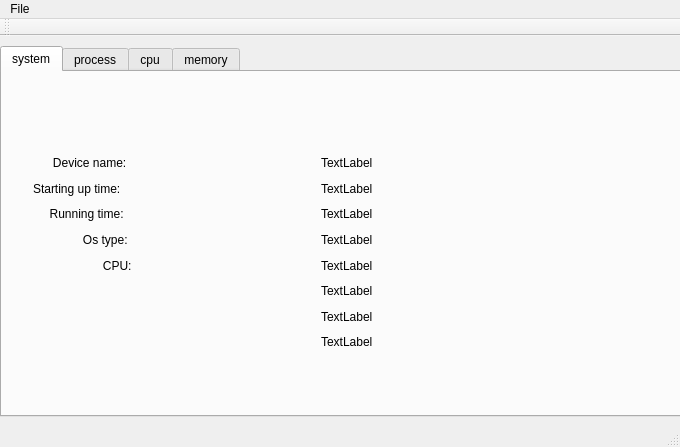
<?xml version="1.0" encoding="UTF-8"?>
<ui version="4.0">
 <class>MainWindow</class>
 <widget class="QMainWindow" name="MainWindow">
  <property name="geometry">
   <rect>
    <x>0</x>
    <y>0</y>
    <width>680</width>
    <height>447</height>
   </rect>
  </property>
  <property name="windowTitle">
   <string>MainWindow</string>
  </property>
  <widget class="QWidget" name="centralWidget">
   <widget class="QTabWidget" name="memory">
    <property name="geometry">
     <rect>
      <x>0</x>
      <y>10</y>
      <width>681</width>
      <height>371</height>
     </rect>
    </property>
    <property name="currentIndex">
     <number>0</number>
    </property>
    <widget class="QWidget" name="tab">
     <property name="whatsThis">
      <string>&lt;html&gt;&lt;head/&gt;&lt;body&gt;&lt;p&gt;1&lt;/p&gt;&lt;p&gt;&lt;br/&gt;&lt;/p&gt;&lt;/body&gt;&lt;/html&gt;</string>
     </property>
     <attribute name="title">
      <string>system</string>
     </attribute>
     <widget class="QWidget" name="gridLayoutWidget">
      <property name="geometry">
       <rect>
        <x>20</x>
        <y>70</y>
        <width>591</width>
        <height>221</height>
       </rect>
      </property>
      <layout class="QGridLayout" name="gridLayout_2">
       <item row="0" column="0">
        <widget class="QLabel" name="label">
         <property name="text">
          <string>      Device name:</string>
         </property>
        </widget>
       </item>
       <item row="5" column="1">
        <widget class="QLabel" name="label_11">
         <property name="text">
          <string>TextLabel</string>
         </property>
        </widget>
       </item>
       <item row="4" column="0">
        <widget class="QLabel" name="label_5">
         <property name="text">
          <string>                     CPU:</string>
         </property>
        </widget>
       </item>
       <item row="6" column="1">
        <widget class="QLabel" name="label_12">
         <property name="text">
          <string>TextLabel</string>
         </property>
        </widget>
       </item>
       <item row="4" column="1">
        <widget class="QLabel" name="label_10">
         <property name="text">
          <string>TextLabel</string>
         </property>
        </widget>
       </item>
       <item row="1" column="0">
        <widget class="QLabel" name="label_2">
         <property name="text">
          <string>Starting up time:</string>
         </property>
        </widget>
       </item>
       <item row="2" column="0">
        <widget class="QLabel" name="label_3">
         <property name="text">
          <string>     Running time:</string>
         </property>
        </widget>
       </item>
       <item row="3" column="1">
        <widget class="QLabel" name="label_9">
         <property name="text">
          <string>TextLabel</string>
         </property>
        </widget>
       </item>
       <item row="1" column="1">
        <widget class="QLabel" name="label_7">
         <property name="text">
          <string>TextLabel</string>
         </property>
        </widget>
       </item>
       <item row="2" column="1">
        <widget class="QLabel" name="label_8">
         <property name="text">
          <string>TextLabel</string>
         </property>
        </widget>
       </item>
       <item row="7" column="1">
        <widget class="QLabel" name="label_13">
         <property name="text">
          <string>TextLabel</string>
         </property>
        </widget>
       </item>
       <item row="0" column="1">
        <widget class="QLabel" name="label_6">
         <property name="text">
          <string>TextLabel</string>
         </property>
        </widget>
       </item>
       <item row="3" column="0">
        <widget class="QLabel" name="label_4">
         <property name="text">
          <string>               Os type:</string>
         </property>
        </widget>
       </item>
      </layout>
     </widget>
    </widget>
    <widget class="QWidget" name="tab_2">
     <attribute name="title">
      <string>process</string>
     </attribute>
     <widget class="QTableView" name="tableView">
      <property name="geometry">
       <rect>
        <x>0</x>
        <y>0</y>
        <width>671</width>
        <height>331</height>
       </rect>
      </property>
      <property name="contextMenuPolicy">
       <enum>Qt::CustomContextMenu</enum>
      </property>
      <property name="sortingEnabled">
       <bool>true</bool>
      </property>
     </widget>
    </widget>
    <widget class="QWidget" name="tab_3">
     <attribute name="title">
      <string>cpu</string>
     </attribute>
     <widget class="QCustomPlot" name="qCustomPlot" native="true">
      <property name="geometry">
       <rect>
        <x>30</x>
        <y>40</y>
        <width>611</width>
        <height>291</height>
       </rect>
      </property>
     </widget>
     <widget class="QLabel" name="cpulabel">
      <property name="geometry">
       <rect>
        <x>290</x>
        <y>10</y>
        <width>67</width>
        <height>17</height>
       </rect>
      </property>
      <property name="text">
       <string>TextLabel</string>
      </property>
     </widget>
    </widget>
    <widget class="QWidget" name="tab_12">
     <attribute name="title">
      <string>memory</string>
     </attribute>
     <widget class="QCustomPlot" name="qCustomPlot2" native="true">
      <property name="geometry">
       <rect>
        <x>20</x>
        <y>40</y>
        <width>621</width>
        <height>291</height>
       </rect>
      </property>
     </widget>
     <widget class="QLabel" name="memlabel">
      <property name="geometry">
       <rect>
        <x>290</x>
        <y>10</y>
        <width>67</width>
        <height>17</height>
       </rect>
      </property>
      <property name="text">
       <string>TextLabel</string>
      </property>
     </widget>
    </widget>
   </widget>
  </widget>
  <widget class="QToolBar" name="mainToolBar">
   <attribute name="toolBarArea">
    <enum>TopToolBarArea</enum>
   </attribute>
   <attribute name="toolBarBreak">
    <bool>false</bool>
   </attribute>
  </widget>
  <widget class="QStatusBar" name="statusBar"/>
  <widget class="QMenuBar" name="menuBar">
   <property name="geometry">
    <rect>
     <x>0</x>
     <y>0</y>
     <width>680</width>
     <height>25</height>
    </rect>
   </property>
   <widget class="QMenu" name="menuFile">
    <property name="title">
     <string>File</string>
    </property>
   </widget>
   <addaction name="menuFile"/>
  </widget>
 </widget>
 <layoutdefault spacing="6" margin="11"/>
 <customwidgets>
  <customwidget>
   <class>QCustomPlot</class>
   <extends>QWidget</extends>
   <header>qcustomplot.h</header>
   <container>1</container>
  </customwidget>
 </customwidgets>
 <resources/>
 <connections/>
</ui>
